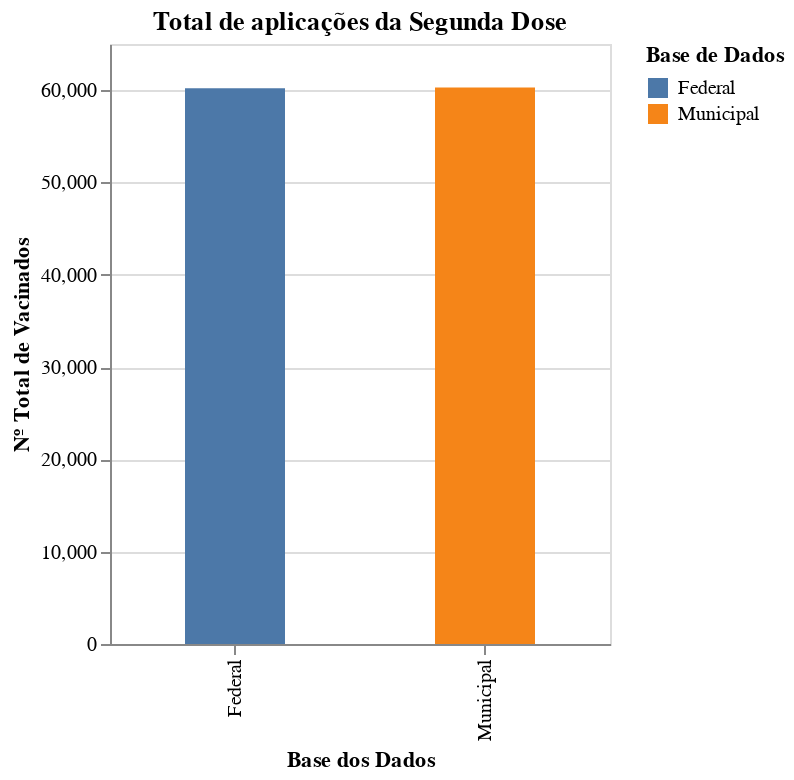

Notebook cell for this chart:
### Code cell
criar_mark_bar(total2Dose, 'Total de aplicações da Segunda Dose')

### Figure 1 — Vega-Lite specification as saved in the notebook (floating-point values rounded to 4 significant figures)
{"config": {"view": {"continuousWidth": 400, "continuousHeight": 300}}, "data": {"name": "data-8390bb1e57eae42cf8081285058c41e6"}, "mark": {"type": "bar", "size": 50}, "encoding": {"color": {"type": "nominal", "field": "base", "title": "Base de Dados"}, "x": {"type": "nominal", "field": "base", "title": "Base dos Dados"}, "y": {"type": "quantitative", "field": "total", "title": "Nº Total de Vacinados"}}, "title": "Total de aplicações da Segunda Dose", "width": 250, "$schema": "https://vega.github.io/schema/vega-lite/v4.8.1.json", "datasets": {"data-8390bb1e57eae42cf8081285058c41e6": [{"base": "Federal", "total": 60190.0}, {"base": "Municipal", "total": 60290.0}]}}
